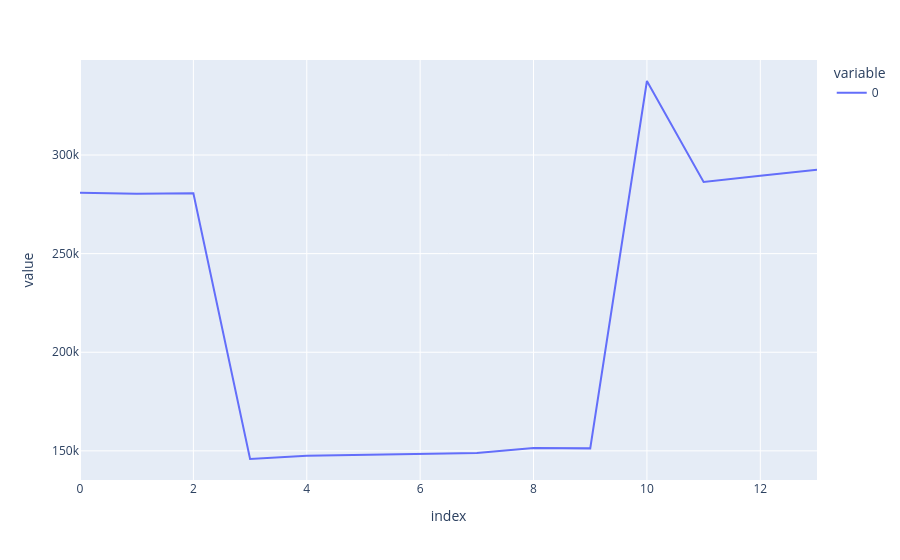

This figure's notebook cell:
### Code cell
px.line(yearly_streamflows)

### Figure 1 — Plotly figure (JSON) as saved in the notebook; plotly's stock layout.template omitted (floating-point values rounded to 4 significant figures)
{"data": [{"hovertemplate": "variable=0<br>index=%{x}<br>value=%{y}<extra></extra>", "legendgroup": "0", "line": {"color": "#636efa", "dash": "solid"}, "marker": {"symbol": "circle"}, "mode": "lines", "name": "0", "orientation": "v", "showlegend": true, "type": "scatter", "x": [0, 1, 2, 3, 4, 5, 6, 7, 8, 9, 10, 11, 12, 13], "xaxis": "x", "y": [280800.0, 280400.0, 280600.0, 145900.0, 147600.0, 148000.0, 148700.0, 149000.0, 151500.0, 151300.0, 337500.0, 286400.0, 289500.0, 292600.0], "yaxis": "y"}], "layout": {"legend": {"title": {"text": "variable"}, "tracegroupgap": 0}, "margin": {"t": 60}, "xaxis": {"anchor": "y", "domain": [0, 1], "title": {"text": "index"}}, "yaxis": {"anchor": "x", "domain": [0, 1], "title": {"text": "value"}}}}
